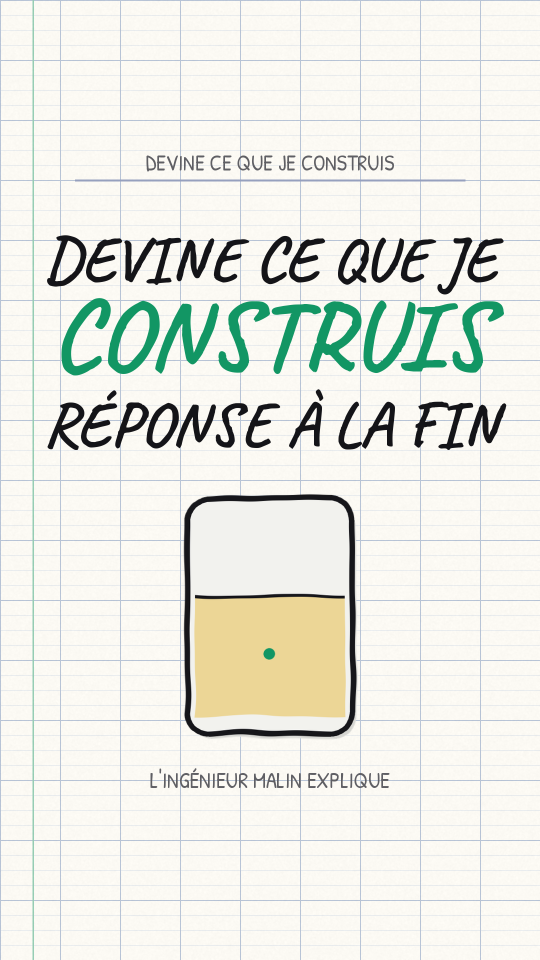
#> input picture ep10-miniature.png, 1080 x 1920 px (shown at 1/2 size)
$ python -i ep.py   (imports and definitions only)
#> lines starting #> are read from the running program, lines starting #| are printed output that depends on the picture
import math, sys, wave, subprocess
import numpy as np
from PIL import Image, ImageDraw, ImageFont

W, H, S, FPS = 1080, 1920, 2, 30
DUR = 26.3
INK = (22, 22, 26); RED = (226, 52, 28); BG = (238, 234, 224)
GREY = (120, 115, 105); GF = (214, 209, 196); GM = (196, 190, 175); HOLE = (203, 198, 185)
FA = "/usr/share/texmf/fonts/opentype/public/tex-gyre/texgyreadventor-bold.otf"
FM = "/usr/share/fonts/truetype/dejavu/DejaVuSansMono-Bold.ttf"

# ---------- envelope de la voix ----------
# [15 lines left out: function load_env, not called in this run]
ENV = np.zeros(10)
# [6 lines left out: function env, not called in this run]

# ---------- utils ----------
def cl(x): return max(0.0, min(1.0, x))
def prog(t, a, b): return cl((t - a) / (b - a))
def eo(x): return 1 - (1 - x) ** 3
def eio(x): return 4 * x ** 3 if x < .5 else 1 - (-2 * x + 2) ** 3 / 2
def eob(x):
    c1 = 1.70158; c3 = c1 + 1
    return 1 + c3 * (x - 1) ** 3 + c1 * (x - 1) ** 2
def mix(a, b, t): return tuple(int(a[i] * (1 - t) + b[i] * t) for i in range(3))
def fade(col, a): return mix(BG, col, cl(a))

_fc = {}
# [4 lines left out: function font, not called in this run]
def tw(s, path, size): return font(path, size).getlength(s) / S

class C:
    def __init__(self, im): self.im = im; self.d = ImageDraw.Draw(im)
    def P(self, p): return (p[0] * S, p[1] * S)
    def line(self, pts, w, col):
        self.d.line([self.P(p) for p in pts], fill=col, width=max(1, int(w * S)), joint="curve")
    def rline(self, pts, w, col):
        self.line(pts, w, col)
        for p in (pts[0], pts[-1]): self.circle(p, w / 2, fill=col)
    # [9 lines left out: functions poly, circle, not called in this run]
    def text(self, xy, s, path, size, col, anchor="ls"):
        self.d.text((xy[0] * S, xy[1] * S), s, font=font(path, size), fill=col, anchor=anchor)

# [11 lines left out: function dashed, not called in this run]

def circ_pts(cx, cy, r, n=90, a0=0, a1=2 * math.pi):
    return [(cx + r * math.cos(a0 + (a1 - a0) * i / n), cy + r * math.sin(a0 + (a1 - a0) * i / n)) for i in range(n + 1)]

# [7 lines left out: function tf, not called in this run]

# ---------- fond ----------
def make_grid():
    gw, gh = (W + 450) * S, (H + 450) * S
    im = Image.new("RGB", (gw, gh), BG); d = ImageDraw.Draw(im)
#> after `im = Image.new('RGB', (gw, gh), BG)`:
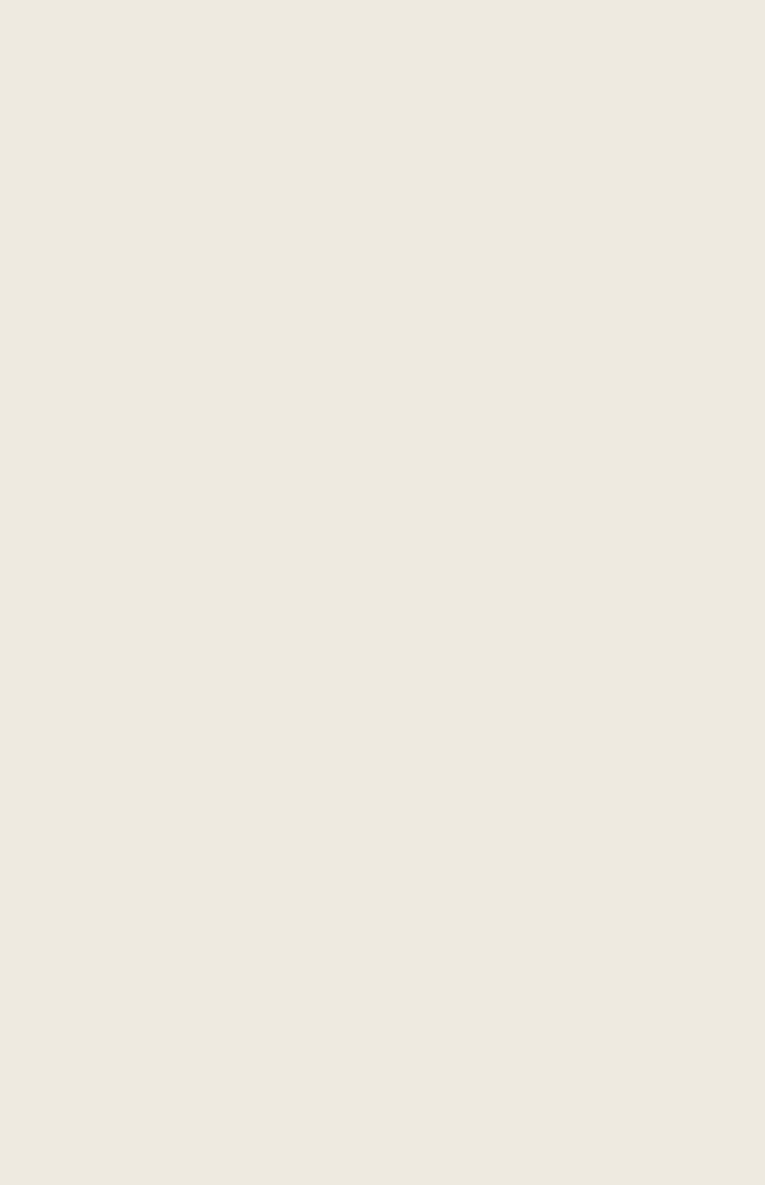
#> im: PIL image 3060x4740 RGB (shown at 1/4 size); mean R, G, B 238, 234, 224
    for i in range(0, W + 451, 90):
        col = GM if i % 450 == 0 else GF
        d.line([(i * S, 0), (i * S, gh)], fill=col, width=2 * S // 2 + 1)
    for j in range(0, H + 451, 90):
        col = GM if j % 450 == 0 else GF
        d.line([(0, j * S), (gw, j * S)], fill=col, width=2 * S // 2 + 1)
    return im
GRID = make_grid()

# ---------- elements ----------
def draw_hole_circle(c, cx, cy, r, a=1.0):
    c.circle((cx, cy), r, fill=mix(BG, HOLE, a))
    dashed(c, circ_pts(cx, cy, r, 120), 16, 12, 6, mix(BG, GREY, a))

# [50 lines left out: functions draw_hole_square, lid_circle, lid_square, checkmark, stamp, not called in this run]

# ---------- timeline (temps réels de la voix Enzo) ----------
# ================= BALLAST =================
import json, random, re
DUR = 53.4
# [1 line not run here, left out]
CX = 540
ENV = None
FILL1 = (222, 222, 218); STF = (240, 240, 236)

# ---------- timings de mots : lissage par phrase / sous-phrase ----------
SENT = ["Ces cailloux sous les rails empêchent les rails de se tordre, l'été.",
 "Tu croyais qu'ils servaient juste à tenir la voie?", "Ils font bien plus.",
 "Quand l'acier chauffe, il se dilate, et il pousse sur les côtés.",
 "Les pierres, imbriquées autour des traverses, l'empêchent de bouger.",
 "Mais seulement si elles sont cassées, donc pointues.",
 "Des pierres rondes, elles, rouleraient les unes sur les autres.",
 "Elles répartissent aussi le poids du train, jusqu'à vingt-deux tonnes par essieu, au lieu de l'écraser en un seul point.",
 "Elles laissent la pluie s'écouler.", "Elles étouffent les vibrations.",
 "Et quand la voie s'affaisse, une machine tasse les pierres pour la redresser.",
 "Cinq rôles, pour de simples cailloux.", "Cet été, quand il fera chaud, pense à eux.",
 "Prochain objet, pourquoi les hublots d'avion sont ronds.", "Abonne-toi."]
def build_words():
    words = []; idx = 0
    for s in SENT:
        toks = s.split(); n = len(toks)
        seg = RAW[idx:idx + n]; idx += n
        # sous-phrases (virgules)
        phr = []; cur = []
        for k, tk in enumerate(toks):
            cur.append(k)
            if tk.endswith(',') or tk.endswith(':') or k == n - 1: phr.append(cur); cur = []
        for pi, ph in enumerate(phr):
            st = seg[ph[0]][1]
            en = seg[ph[-1]][2]
            if pi + 1 < len(phr): en = min(en, seg[phr[pi + 1][0]][1])
            ch = sum(len(toks[k]) + 2 for k in ph)
            en = min(en, st + ch * 0.085 + 0.25)
            if en <= st + 0.1: en = st + 0.1 * len(ph)
            tot = ch; a = st
            for k in ph:
                d = (len(toks[k]) + 2) / tot * (en - st)
                words.append([toks[k], a, a + d]); a += d
    return words
# [1 line that did not run here, left out]
# chunks de 2 à 5 mots, coupés aux ponctuations
CHUNKS = []; i = 0
# [4 lines not run here, left out]
EMPH = {"cailloux", "tordre,", "l'été.", "plus.", "dilate,", "pousse", "cassées,", "pointues.", "rondes,", "rouleraient", "vingt-deux", "pluie", "vibrations.", "tasse", "Cinq", "Abonne-toi.", "chaud,", "ronds."}

# ---------- éléments ----------
# [7 lines left out: function stone_poly, not called in this run]
def stone(c, cx, cy, r, seed, a=1.0, fill=None):
    pts = stone_poly(cx, cy, r, seed)
    c.poly(pts, fill=mix(BG, fill or STF, a), outline=mix(BG, INK, a), w=5)
# [19 lines left out: functions pen_poly, arrow, checkmark, not called in this run]
def label(c, x, y, s, size=64, col=None, a=1.0, font_=None):
    c.text((x, y), s, font_ or FA, size, mix(BG, col or INK, a), anchor="ms")
# [10 lines left out: functions rich, sun, not called in this run]

# ----- vue de dessus (plan) -----
PY1, PY2 = 760, 930
SLX = [150 + 100 * k for k in range(9)]  # traverses
def bump(x, A, c0=540, wd=250):
    d = (x - c0) / wd
    return A * math.exp(-d * d * 2.2)
STONES_TOP = []
_r = random.Random(11)
# [3 lines not run here, left out]
def top_stone_positions():
    rnd = random.Random(5); out = []
    for gx in range(len(SLX) - 1):
        x0 = SLX[gx] + 36; x1 = SLX[gx + 1] - 36
        for (ya, yb) in [(650, 735), (958, 1050), (770, 920)]:
            for q in range(2 if ya == 770 else 3):
                out.append((rnd.uniform(x0, x1), rnd.uniform(ya, yb) if ya != 770 else rnd.choice([rnd.uniform(790, 815), rnd.uniform(880, 905)]), rnd.uniform(19, 26), rnd.randint(0, 99999)))
    return out
TOPS = top_stone_positions()
# [24 lines left out: functions rail_top, top_view, not called in this run]

# ----- vue de côté -----
RY = 760
SSL = [220, 540, 860]
SIDE = []
def side_stones():
    rnd = random.Random(21); out = []
    for row, (y, n) in enumerate([(925, 9), (990, 9), (1055, 9), (1115, 8)]):
        for k in range(n):
            out.append((100 + k * 100 + (row % 2) * 48 + rnd.uniform(-12, 12), y + rnd.uniform(-10, 10), rnd.uniform(30, 40), rnd.randint(0, 99999)))
    return out
SIDES = side_stones()
# [23 lines left out: function side_view, not called in this run]

# ----- curseur -----
CUR = [(0.0, 900, 1000), (0.7, 850, 640), (1.7, 540, 780), (3.1, 300, 700), (3.9, 640, 1000), (4.6, 540, 1000),
       (5.3, 420, 1040), (6.3, 700, 960), (7.1, 540, 880), (7.9, 190, 690), (9.5, 120, 860), (10.6, 800, 760), (12.0, 780, 760), (13.3, 540, 700),
       (14.5, 330, 1010), (16.0, 760, 1010), (17.4, 560, 850), (18.7, 540, 720), (20.4, 640, 840), (21.8, 500, 900), (23.4, 740, 930), (25.0, 330, 940),
       (25.9, 560, 560), (27.5, 540, 900), (29.5, 400, 1000), (30.6, 460, 500), (32.3, 740, 1000), (33.0, 300, 780), (35.3, 700, 1020),
       (36.4, 540, 800), (38.0, 380, 700), (39.4, 700, 820), (41.0, 560, 780), (41.9, 190, 780), (42.8, 880, 780), (43.8, 540, 840), (45.5, 640, 700),
       (47.2, 480, 960), (48.4, 540, 760), (49.8, 540, 770), (50.1, 540, 1000), (50.6, 540, 1012), (52.0, 700, 1080), (53.4, 880, 1200)]
CLICKS = [5.0, 6.43, 7.5, 13.9, 19.6, 25.9, 30.5, 32.7, 38.4, 41.9, 50.5]
# [247 lines left out: functions cursor_pos, draw_cursor, sc_hook, sc_q, sc_heat, sc_lock and 10 more, not called in this run]

BEATS = [(0, 5.0, sc_hook), (5.0, 7.44, sc_q), (7.44, 13.84, sc_heat), (13.84, 18.44, sc_lock), (18.44, 21.6, sc_sharp), (21.6, 25.65, sc_round),
         (25.65, 30.38, sc_weight), (30.38, 32.6, sc_water), (32.6, 35.9, sc_vib), (35.9, 41.79, sc_tamp), (41.79, 43.4, sc_five), (43.4, 47.9, sc_end), (47.9, 99, sc_next)]
def beat_of(t):
    for i, (a, b, f) in enumerate(BEATS):
        if a <= t < b: return i
    return len(BEATS) - 1

# ----- caméra -----
KEYS = [(0, 1.0, 540, 960), (1.5, 1.12, 540, 880), (3.5, 1.10, 540, 900), (5.0, 1.0, 540, 940), (6.43, 1.1, 540, 800), (7.44, 1.0, 540, 900),
        (11.9, 1.14, 540, 860), (13.8, 1.0, 540, 900), (15.0, 1.12, 540, 880), (18.4, 1.0, 540, 900), (19.6, 1.12, 540, 860), (21.6, 1.0, 540, 900),
        (23.2, 1.1, 540, 880), (25.6, 1.0, 540, 900), (26.6, 1.12, 540, 760), (28.2, 1.08, 540, 900), (30.4, 1.0, 540, 900), (32.6, 1.05, 400, 880),
        (35.9, 1.0, 540, 900), (38.6, 1.1, 540, 820), (41.0, 1.0, 540, 900), (41.8, 1.08, 540, 780), (43.4, 1.0, 540, 900), (47.9, 1.0, 540, 900), (50.4, 1.0, 540, 940), (53.4, 1.0, 540, 940)]
PUNCH = [(5.0, 0.04), (6.43, 0.06), (7.44, 0.04), (13.84, 0.04), (19.5, 0.06), (25.7, 0.04), (30.4, 0.04), (32.65, 0.04), (35.95, 0.04), (41.8, 0.06), (50.5, 0.05)]
# [19 lines left out: functions cam, header, not called in this run]

ROLE_T = [7.44, 25.65, 30.38, 32.6, 35.9]
# [9 lines left out: function roles, not called in this run]

CAP_Y = 1400
# [29 lines left out: function caption, not called in this run]

def frame(i):
    t = i / FPS
    im = GRID.crop((0, 0, W * S, H * S))
    c = C(im)
    BEATS[beat_of(t)][2](c, t)
    draw_cursor(c, t)
    z, fx, fy = cam(t)
    bw, bh = W / z, H / z
    x0 = max(0, min(W - bw, fx - bw / 2)); y0 = max(0, min(H - bh, fy - bh / 2))
    im2 = im.crop((int(x0 * S), int(y0 * S), int((x0 + bw) * S), int((y0 + bh) * S))).resize((W * S, H * S), Image.LANCZOS)
    c2 = C(im2)
    header(c2, t); roles(c2, t); caption(c2, t)
    return im2.resize((W, H), Image.LANCZOS)

# [3 lines not run here, left out]

>>> import cv2
>>> picture = cv2.imread('../../ep10-miniature.png', cv2.IMREAD_GRAYSCALE)
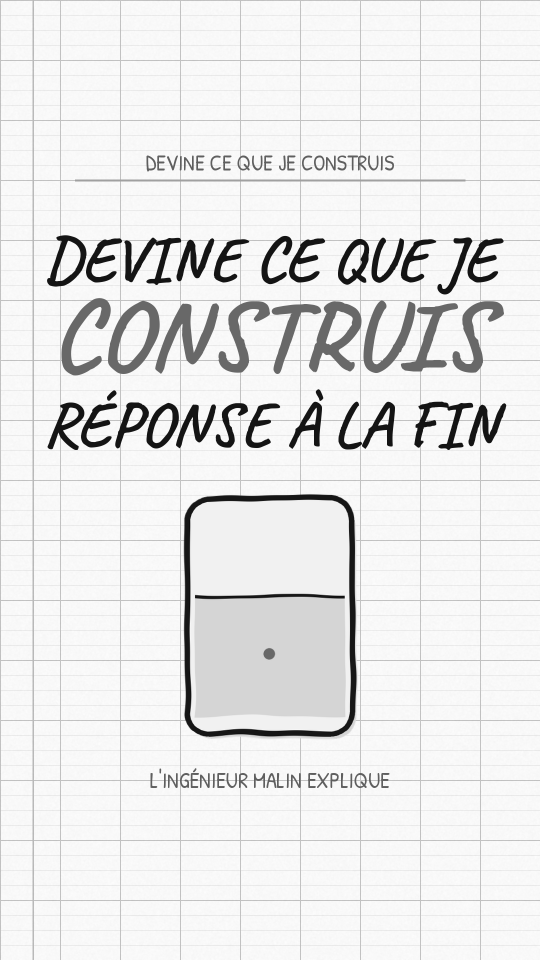
#> picture: shape (1920, 1080) (shown at 1/2 size); min 2, max 254, mean 232.3
>>> result = frame(picture)
#> in frame, `im = GRID.crop((0, 0, W * S, H * S))`:
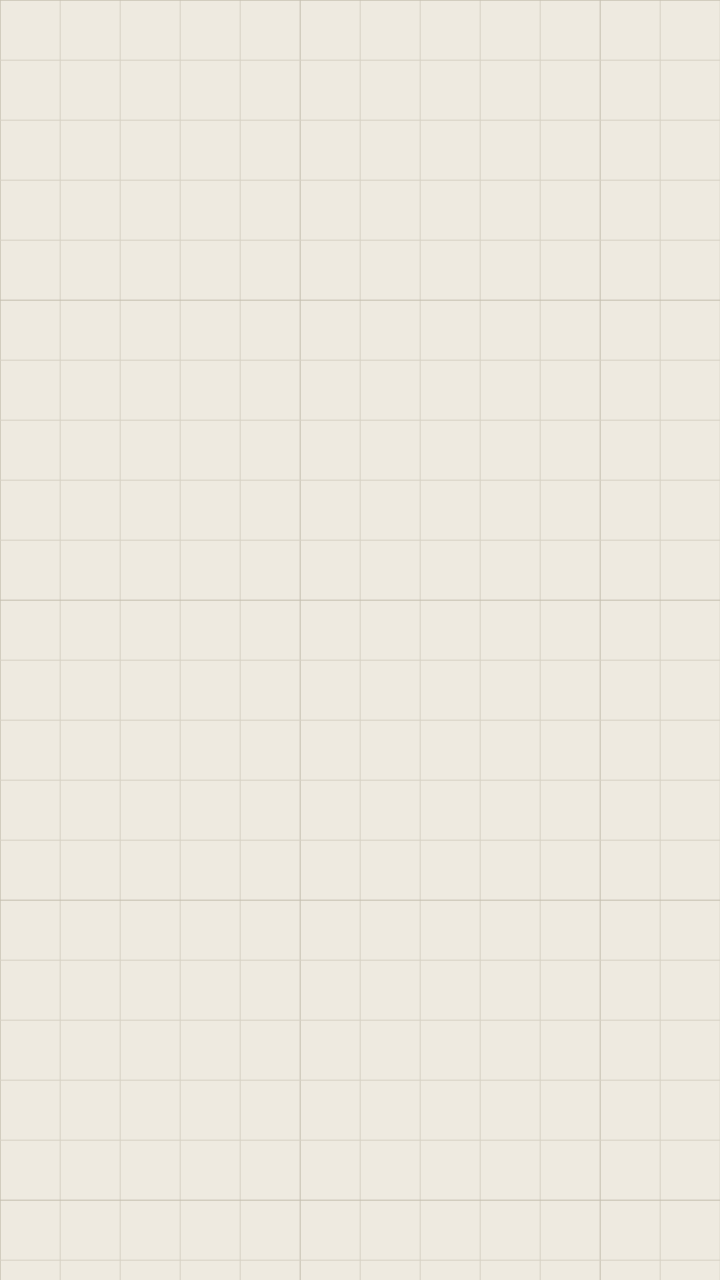
#> im: PIL image 2160x3840 RGB (shown at 1/3 size); mean R, G, B 237.1, 233, 222.9
#> (the run stopped early here; a loop or call above may not have finished)

$ run again, on ep11-miniature.png
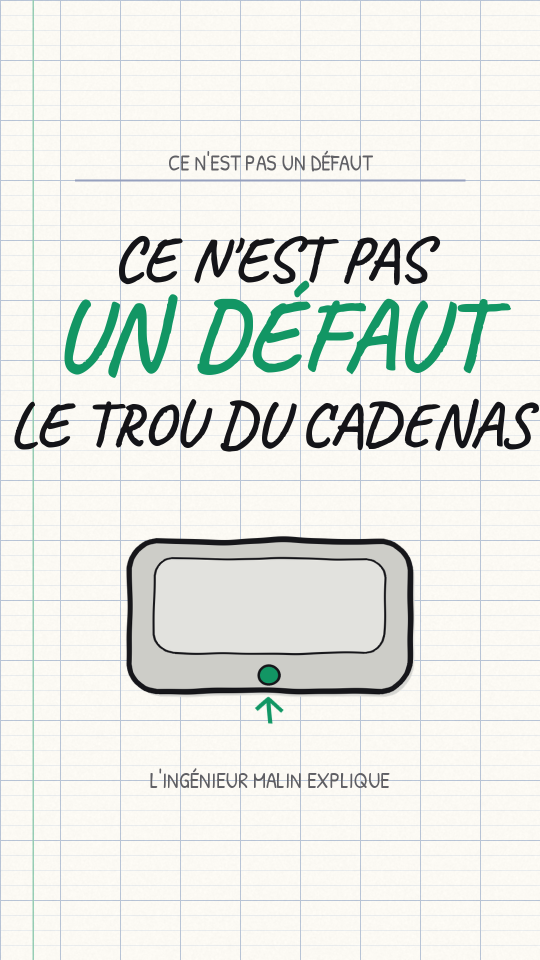
#> input picture ep11-miniature.png, 1080 x 1920 px (shown at 1/2 size)
#> `picture = cv2.imread('../../ep10-miniature.png', cv2.IMREAD_GRAYSCALE)`:
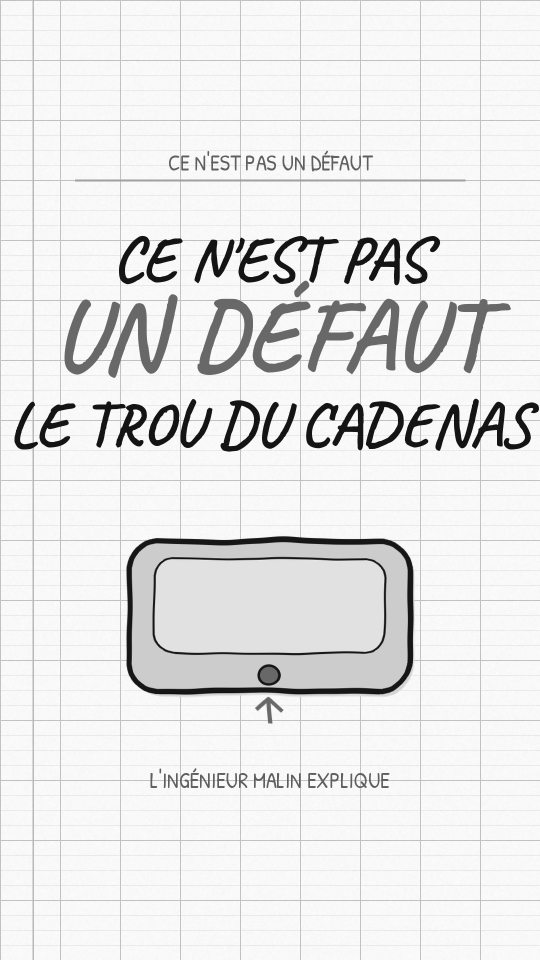
#> picture: shape (1920, 1080) (shown at 1/2 size); min 4, max 254, mean 231.4

$ run again, on ep18-miniature.png
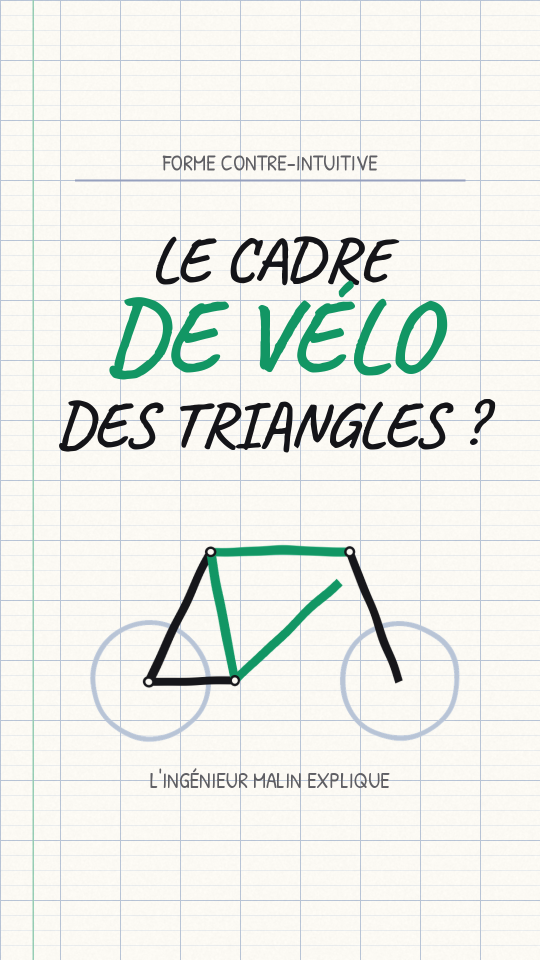
#> input picture ep18-miniature.png, 1080 x 1920 px (shown at 1/2 size)
#> `picture = cv2.imread('../../ep10-miniature.png', cv2.IMREAD_GRAYSCALE)`:
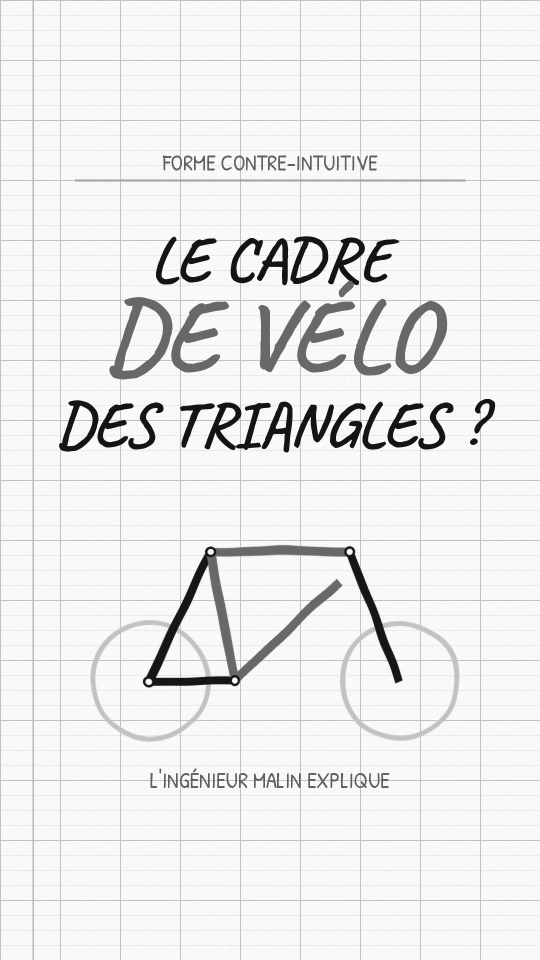
#> picture: shape (1920, 1080) (shown at 1/2 size); min 11, max 254, mean 235.5

$ run again, on ep19-miniature.png
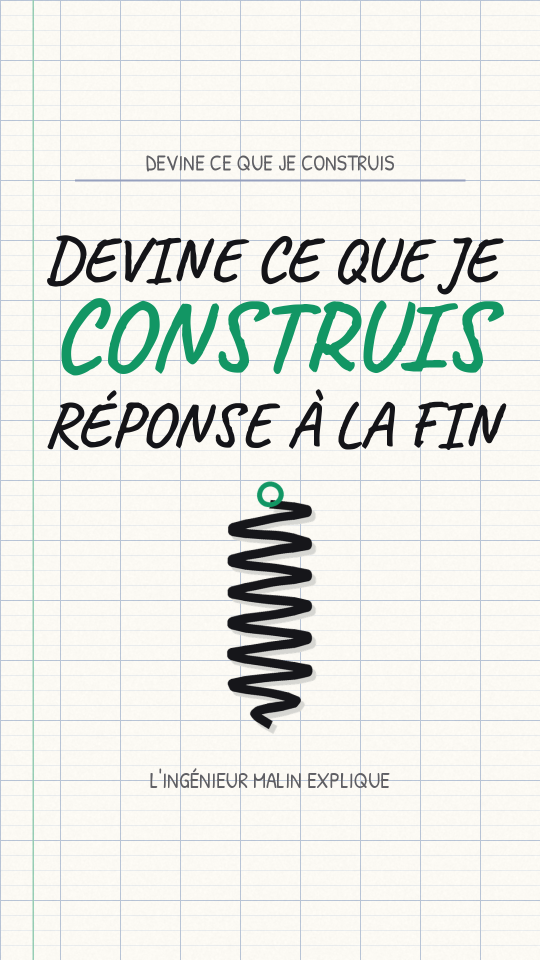
#> input picture ep19-miniature.png, 1080 x 1920 px (shown at 1/2 size)
#> `picture = cv2.imread('../../ep10-miniature.png', cv2.IMREAD_GRAYSCALE)`:
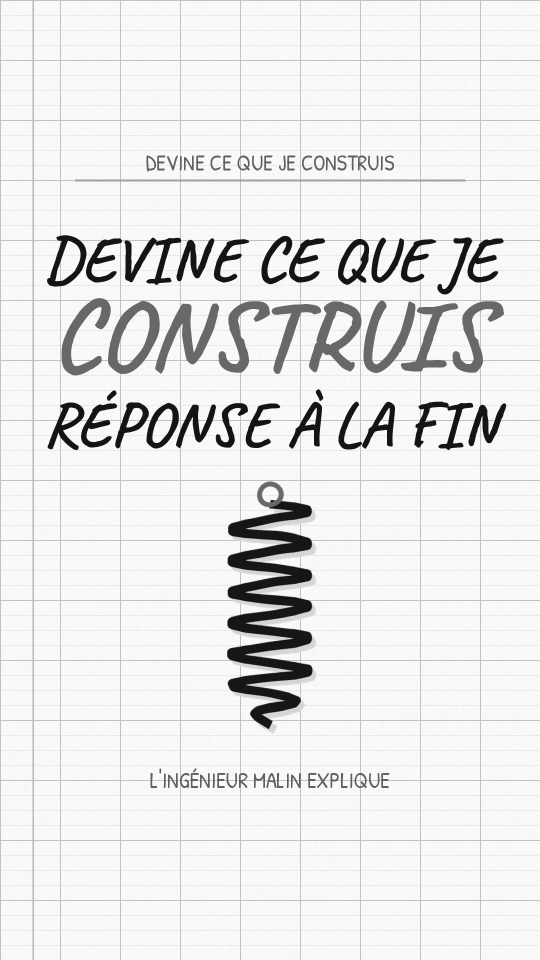
#> picture: shape (1920, 1080) (shown at 1/2 size); min 4, max 254, mean 231.5
